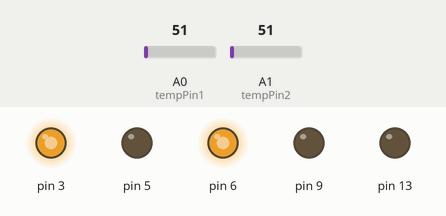
Recording of a sketch running on a simulated Arduino Uno, built with avr-gcc and run on an emulated ATmega328P. Shown: output pins drawn as LEDs (lit = HIGH). The test bench sets the inputs (shaded band); at power-on: A0 (tempPin1) = 51, A1 (tempPin2) = 51.

Above: at 0.1 s.
At 1.1 s:
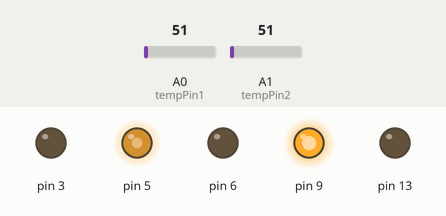
Timing chart, 0 to 2.6 s (numbered marks = the images above):
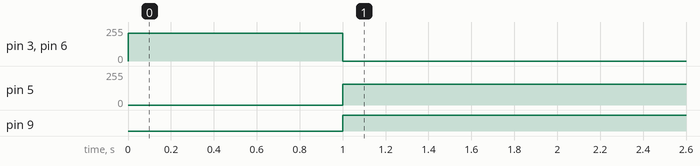

Measured:
- by itself, pin 5: 0/255 → 155/255 at 1.0 s
- by itself, pin 9: LOW → HIGH at 1.0 s

The sketch:

potencia.ino
```cpp
int temp1; //ponte retificadora
const int tempPin1 = A0;

int temp2; //Canal A
const int tempPin2 = A1;

int protecao;
int var;
void setup() {
  pinMode(A0, INPUT);
  pinMode(A1, INPUT);
  pinMode(A2, INPUT);
  pinMode(A3, INPUT);
  pinMode(9, OUTPUT);
  pinMode(13, OUTPUT);
  analogWrite(3, 210);// LED IPC
  analogWrite(6, 210);
  digitalWrite(9, LOW);// POWER
  delay(1000);
  analogWrite(3, 0);
  analogWrite(6, 0);
}

void loop() {
  // put your main code here, to run repeatedly:
  temp1 = (5.0 * analogRead(tempPin1) * 100.0) / 1024;
  temp2 = (5.0 * analogRead(tempPin2) * 100.0) / 1024;
  if (temp1 > 85) {
    digitalWrite(9, LOW);
    analogWrite(3, 210);
    analogWrite(5, 0);
    analogWrite(6, 0);
    delay(60000);
  } else {
    if (temp1 < 80) {
      digitalWrite(9, HIGH);
      //digitalWrite(2, LOW);
      analogWrite(5, 155);
      //digitalWrite(4, LOW);
    }
  }
  if (temp2 > 85) {
    digitalWrite(9, LOW);
    analogWrite(3, 0);
    analogWrite(5, 0);
    analogWrite(6, 210);
    delay(60000);
  } else {
    if (temp2 < 80) {
      digitalWrite(9, HIGH);
      //digitalWrite(2, LOW);
      analogWrite(5, 155);
      //digitalWrite(4, LOW);
    }
  }

  delay(1000);
}
```
